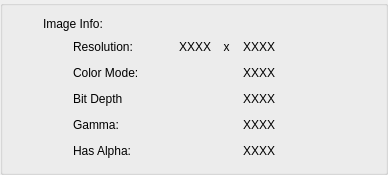
       <widget class="QGroupBox" name="bg_imageSpecs">
        <layout class="QVBoxLayout" name="w_imageSpecs">
         <property name="leftMargin">
          <number>40</number>
         </property>
         <property name="rightMargin">
          <number>80</number>
         </property>
         <item>
          <layout class="QHBoxLayout" name="w_imageSpecsLabel">
           <item>
            <widget class="QLabel" name="l_imageSpecs">
             <property name="text">
              <string>Image Info:</string>
             </property>
            </widget>
           </item>
          </layout>
         </item>
         <item>
          <layout class="QHBoxLayout" name="w_specs_resolution">
           <property name="leftMargin">
            <number>30</number>
           </property>
           <property name="rightMargin">
            <number>30</number>
           </property>
           <item>
            <widget class="QLabel" name="l_spec_rezLabel">
             <property name="text">
              <string>Resolution:</string>
             </property>
            </widget>
           </item>
           <item>
            <spacer name="horizontalSpacer_13">
             <property name="orientation">
              <enum>Qt::Orientation::Horizontal</enum>
             </property>
             <property name="sizeHint" stdset="0">
              <size>
               <width>40</width>
               <height>20</height>
              </size>
             </property>
            </spacer>
           </item>
           <item>
            <widget class="QLabel" name="l_specs_Xrez">
             <property name="text">
              <string>XXXX</string>
             </property>
            </widget>
           </item>
           <item>
            <widget class="QLabel" name="l_specs_rezXtext">
             <property name="text">
              <string>  x  </string>
             </property>
            </widget>
           </item>
           <item>
            <widget class="QLabel" name="l_specs_Yrez">
             <property name="text">
              <string>XXXX</string>
             </property>
            </widget>
           </item>
          </layout>
         </item>
         <item>
          <layout class="QHBoxLayout" name="w_specs_ColorMode">
           <property name="leftMargin">
            <number>30</number>
           </property>
           <property name="rightMargin">
            <number>30</number>
           </property>
           <item>
            <widget class="QLabel" name="l_specs_ColorMode_text">
             <property name="text">
              <string>Color Mode:</string>
             </property>
            </widget>
           </item>
           <item>
            <spacer name="horizontalSpacer_14">
             <property name="orientation">
              <enum>Qt::Orientation::Horizontal</enum>
             </property>
             <property name="sizeHint" stdset="0">
              <size>
               <width>40</width>
               <height>20</height>
              </size>
             </property>
            </spacer>
           </item>
           <item>
            <widget class="QLabel" name="l_specs_ColorMode">
             <property name="text">
              <string>XXXX</string>
             </property>
            </widget>
           </item>
          </layout>
         </item>
         <item>
          <layout class="QHBoxLayout" name="w_specs_BitDepth">
           <property name="leftMargin">
            <number>30</number>
           </property>
           <property name="rightMargin">
            <number>30</number>
           </property>
           <item>
            <widget class="QLabel" name="l_specs_BitDepth_text">
             <property name="text">
              <string>Bit Depth</string>
             </property>
            </widget>
           </item>
           <item>
            <spacer name="horizontalSpacer_17">
             <property name="orientation">
              <enum>Qt::Orientation::Horizontal</enum>
             </property>
             <property name="sizeHint" stdset="0">
              <size>
               <width>40</width>
               <height>20</height>
              </size>
             </property>
            </spacer>
           </item>
           <item>
            <widget class="QLabel" name="l_specs_BitDepth">
             <property name="text">
              <string>XXXX</string>
             </property>
            </widget>
           </item>
          </layout>
         </item>
         <item>
          <layout class="QHBoxLayout" name="w_specs_Gamma">
           <property name="leftMargin">
            <number>30</number>
           </property>
           <property name="rightMargin">
            <number>30</number>
           </property>
           <item>
            <widget class="QLabel" name="l_specs_Gamma_text">
             <property name="text">
              <string>Gamma:</string>
             </property>
            </widget>
           </item>
           <item>
            <spacer name="horizontalSpacer_20">
             <property name="orientation">
              <enum>Qt::Orientation::Horizontal</enum>
             </property>
             <property name="sizeHint" stdset="0">
              <size>
               <width>40</width>
               <height>20</height>
              </size>
             </property>
            </spacer>
           </item>
           <item>
            <widget class="QLabel" name="l_specs_Gamma">
             <property name="text">
              <string>XXXX</string>
             </property>
            </widget>
           </item>
          </layout>
         </item>
         <item>
          <layout class="QHBoxLayout" name="w_specs_Alpha">
           <property name="leftMargin">
            <number>30</number>
           </property>
           <property name="rightMargin">
            <number>30</number>
           </property>
           <item>
            <widget class="QLabel" name="l_specs_Alpha_text">
             <property name="text">
              <string>Has Alpha:</string>
             </property>
            </widget>
           </item>
           <item>
            <spacer name="horizontalSpacer_19">
             <property name="orientation">
              <enum>Qt::Orientation::Horizontal</enum>
             </property>
             <property name="sizeHint" stdset="0">
              <size>
               <width>40</width>
               <height>20</height>
              </size>
             </property>
            </spacer>
           </item>
           <item>
            <widget class="QLabel" name="l_specs_Alpha">
             <property name="text">
              <string>XXXX</string>
             </property>
            </widget>
           </item>
          </layout>
         </item>
        </layout>
       </widget>
